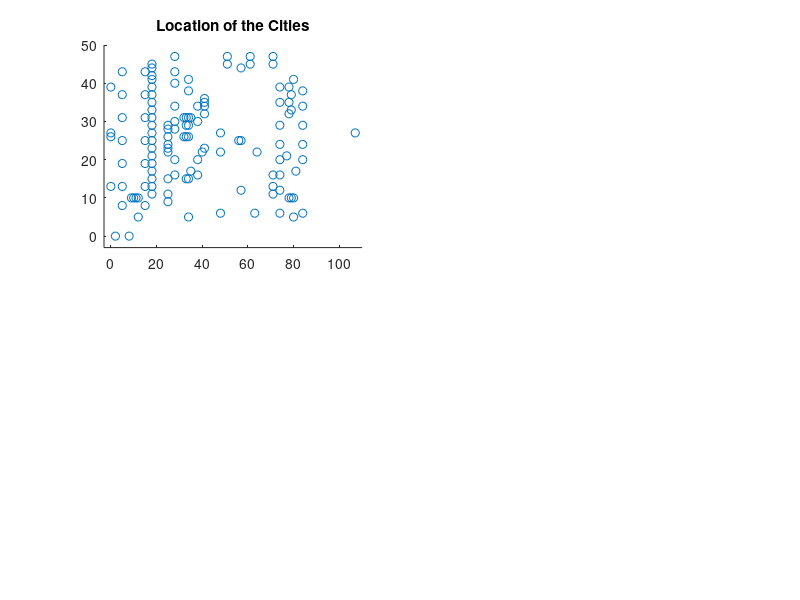

This chart was generated by the following MATLAB code: (Note: this script raises an error after producing the figure.)
function ps5()
    close All;
    clear All;
    clc;
    
    coordinates = zeros(131,2);
    
    % Read coordinates from text file
    fid = fopen('data131.txt', 'r');
    tline = fgets(fid);
    i = 1;
    while ischar(tline)
        if tline(1) ~= 'N'
            m = regexp(tline, '\d+'); % returns [node_number, x, y]
            coordinates(i,:) = [str2double(tline(m(2):m(3)-2)), str2double(tline(m(3):end))];
            i = i + 1;
        end
        tline = fgets(fid);
    end
    fclose(fid);
    
    % Initial locations
    subplot(2,2,1);
    scatter(coordinates(:,1),coordinates(:,2));
    title('Location of the Cities')
    axis([-3 110 -3 50])

    xdist = repmat(coordinates(:,1),1,131) - repmat(coordinates(:,1)',131,1);
    ydist = repmat(coordinates(:,2),1,131) - repmat(coordinates(:,2)',131,1);

    % Euclidean Distance
    distancesEuclidean = sqrt(xdist.^2 + ydist.^2);
    distancesEuclidean(find(eye(131))) = Inf;
    [routeEuclidean, distEuclidean] = useShortestEdge(distancesEuclidean);
    euclideanGraph = createGraph(coordinates, routeEuclidean);
    subplot(2,2,3);
    plot(euclideanGraph(:,1),euclideanGraph(:,2));
    title('Route with Euclidean Distance')
    axis([-3 110 -3 50])
    text(115,25,['l=',num2str(round(distEuclidean))])
    
    % Manhattan Distance
    distancesManhattan = abs(xdist) + abs(ydist);
    distancesManhattan(find(eye(131))) = Inf;
    [routeManhattan, distManhattan] = useShortestEdge(distancesManhattan);
    manhattanGraph = createGraph(coordinates, routeManhattan);
    subplot(2,2,4);
    plot(manhattanGraph(:,1),manhattanGraph(:,2));
    title('Route with Manhattan Distance')
    axis([-3 110 -3 50])
    text(115,25,['l=',num2str(distManhattan)])
end

function graph = createGraph(coordinates, route)
    i = 1;
    j = 1;
    graph = ones(132,2);
    while i < 132
        graph(i,:) = coordinates(j,:);
        j = find(route(j,:)); %next connected node
        i = i + 1;
    end
    graph(i,:) = coordinates(1,:); %close graph
end
